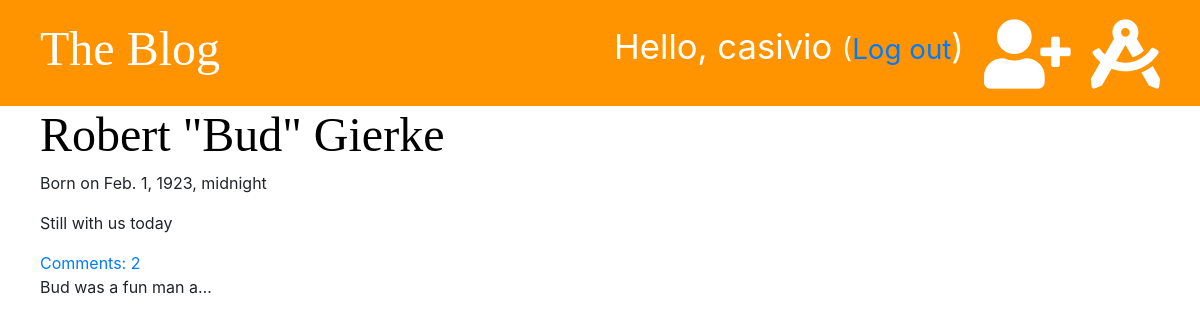
The app's page / (signed in) with its own data.
### blog/models.py (models this page shows, shortened)
class Post(models.Model):
	author = models.ForeignKey('auth.User', on_delete=models.CASCADE)
	name = models.CharField(max_length=200, unique=True)
	date_of_birth = models.DateTimeField(blank=True, null=True)
	date_deceased = models.DateTimeField(blank=True, null=True)
	parents = models.CharField(max_length=100, blank=True, null=True)
	spouse = models.CharField(max_length=100, blank=True, null=True)
	children =  models.CharField(max_length=300, blank=True, null=True)
	city =  models.CharField(max_length=100, blank=True, null=True)
	text = models.TextField()
	picture = models.ImageField(blank=True, upload_to='images/', default='images/IMG_3232.JPG')
	created_date = models.DateTimeField(default=timezone.now)
	published_date = models.DateTimeField(blank=True, null=True)
	def approved_comments(self):
		return self.comments.filter(approved=True)

### blog/views.py (the view)
# urls.py: path('', views.post_list, name='post_list'),
def post_list(request):
	posts = Post.objects.order_by('name')
	stuff_for_frontend = {'posts': posts}
	return render(request, 'blog/post_list.html', stuff_for_frontend)

### blog/templates/blog/post_list.html (shortened to what this page needs)
{% extends 'blog/base.html' %}
{% block content %}
	{% for post in posts %}
		<div class="post">
			<h1><a href="{% url 'post_detail' pk=post.pk %}">{{ post.name }}</a></h1>
			<div>
				<p>Born on {{ post.date_of_birth }}</p>
				{% if post.deceased_date is not None %}
					<p>Died on {{ post.deceased_date }}</p>
				{% else %}
					<p>Still with us today</p>
				{% endif %}
				<a href="{% url 'post_detail' pk=post.pk %}">Comments: {{ post.approved_comments.count }}</a>
			</div>
			<p>{{ post.text|truncatechars:20 }}</p>
		</div>
	{% endfor %}
{% endblock %}

### blog/templates/blog/base.html (shortened to what this page needs)
{% load staticfiles %}
<!DOCTYPE html>
<html>
<head>
	<link rel="stylesheet" href="https://stackpath.bootstrapcdn.com/bootstrap/4.3.1/css/bootstrap.min.css">
	<link rel="stylesheet" href="{% static 'css/blog.css' %}">
	<link rel="stylesheet" href="https://use.fontawesome.com/releases/v5.8.1/css/all.css">
</head>
<body>
	<div class="page-header">
		{% if user.is_authenticated %}
			<a href="{% url 'post_draft_list' %}" class="top-menu"><i class="fas fa-drafting-compass fa-2x"></i></a>
			<a href="{% url 'post_new' %}" class=top-menu><i class="fas fa-user-plus fa-2x"></i></a>
			<p class="top-menu">Hello, {{ user.username }} <small>(<a href="{% url 'logout' %}">Log out</a></small>)</p>
		{% else %}
			<a href="{% url 'login' %}" class="top-menu">Login</a>
		{% endif %}
		<h1><a href="{% url 'post_list' %}">The Blog</a></h1>
	</div>
		<div class="row">
			<div class="col-md-8">
				{% block content %}
				{% endblock %}
			</div>
		</div>
</body>
</html>

### blog/static/css/blog.css (style rules this page uses)
.page-header { background-color: #ff9400; margin-top: 0; padding: 20px 20px 20px 40px; }
.page-header h1, .page-header h1 a { color: #ffffff; font-size: 36pt; text-decoration: none; }
h1, h2, h3, h4 { font-family: 'Tangerine', 'Inconsolata', 'Droid Sans', serif; font-size: 48px; }
.post { margin-bottom: 60px; margin-left: 40px; }
.post h1 a { color: #000000; }
.top-menu, .top-menu-add-icon:hover { color: #ffffff; float: right; font-size: 26pt; margin-right: 20px; }

### records on screen
Post: name "Robert \"Bud\" Gierke", date_of_birth "Feb. 1, 1923, midnight", approved_comments.count "2", text "Bud was a fun man a…"

### other values on screen
{{ user.username }} "casivio"
